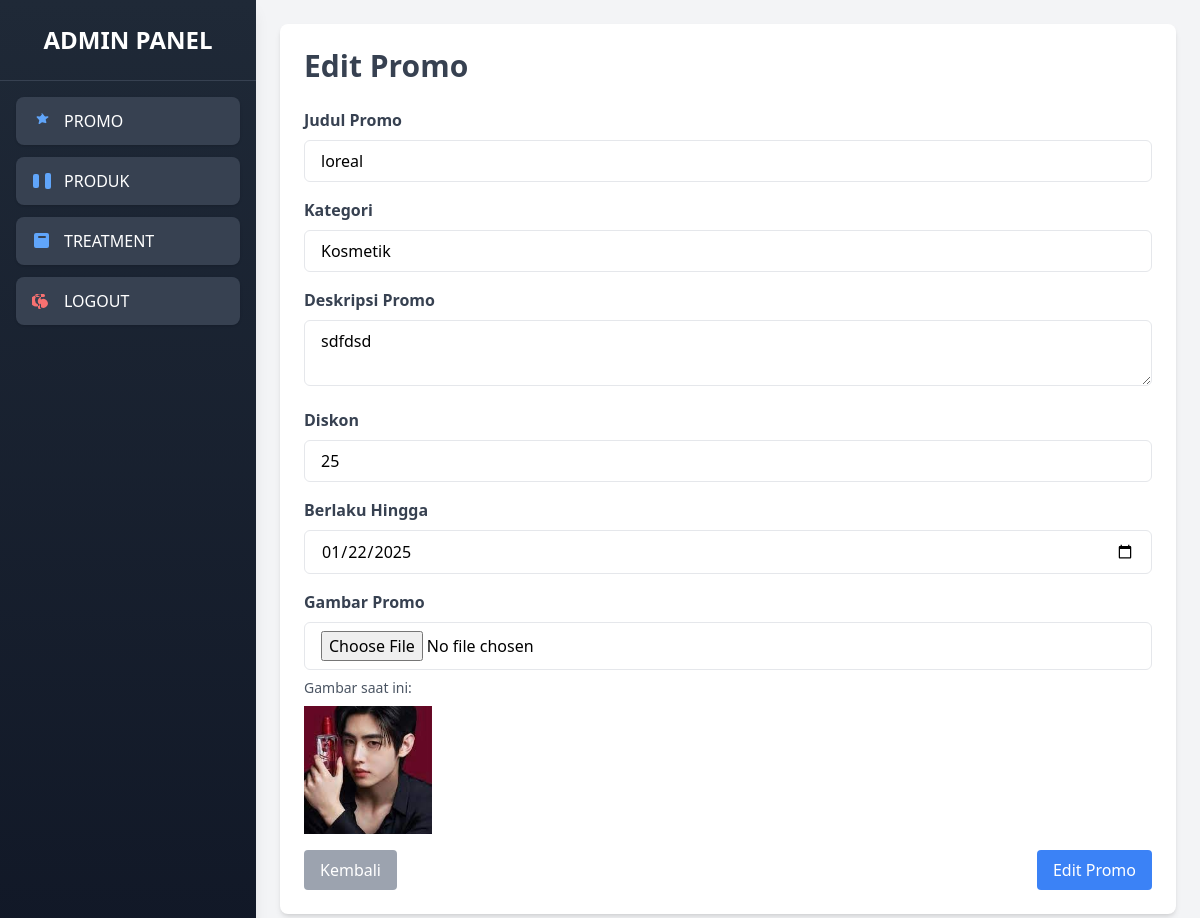
Screenshot of /admin/promo/edit_promo.php?id=1 (signed in) with the database file from the repository.
### tables this page shows
CREATE TABLE `promos` (
  `id` int(11) NOT NULL,
  `title` varchar(255) NOT NULL,
  `description` text NOT NULL,
  `valid_until` date DEFAULT NULL,
  `discount` int(11) DEFAULT NULL,
  `image` varchar(255) NOT NULL,
  `created_at` datetime DEFAULT current_timestamp(),
  `updated_at` datetime DEFAULT NULL ON UPDATE current_timestamp(),
  `category` varchar(50) DEFAULT NULL
);

### admin/promo/edit_promo.php (the view, shortened to what this page needs)
<?php
include '../../assets/db/database.php';
?>
<!DOCTYPE html>
<html lang="en">
<head>
    <script src="https://cdn.tailwindcss.com"></script>
</head>
<body class="bg-gray-100">
    <?php include "../sidebar.php"; ?>
    <div class="ml-64 p-6">
        <div class="bg-white shadow-md rounded-lg p-6">
            <h1 class="text-3xl font-bold text-gray-700 mb-6">Edit Promo</h1>
            <?php
            $id = intval($_GET['id']);
            $result = $conn->query("SELECT * FROM promos WHERE id = $id");
            $promo = $result->fetch_assoc();
            ?>
            <form action="update_promo.php" method="POST" enctype="multipart/form-data">
                <div class="mb-4">
                    <label class="block text-gray-700 font-semibold mb-2">Judul Promo</label>
                    <input type="text" name="title" value="<?= htmlspecialchars($promo['title']) ?>" class="w-full px-4 py-2 border rounded-md focus:outline-none focus:ring focus:ring-blue-300" required>
                </div>
                <div class="mb-4">
                    <label class="block text-gray-700 font-semibold mb-2">Kategori</label>
                    <input type="text" name="category" value="<?= htmlspecialchars($promo['category']) ?>" class="w-full px-4 py-2 border rounded-md focus:outline-none focus:ring focus:ring-blue-300" required>
                </div>
                <div class="mb-4">
                    <label class="block text-gray-700 font-semibold mb-2">Deskripsi Promo</label>
                    <textarea name="description" class="w-full px-4 py-2 border rounded-md focus:outline-none focus:ring focus:ring-blue-300" required><?= htmlspecialchars($promo['description']) ?></textarea>
                </div>
                <div class="mb-4">
                    <label class="block text-gray-700 font-semibold mb-2">Diskon</label>
                    <input type="number" name="discount" value="<?= $promo['discount'] ?>" class="w-full px-4 py-2 border rounded-md focus:outline-none focus:ring focus:ring-blue-300" required>
                </div>
                <div class="mb-4">
                    <label class="block text-gray-700 font-semibold mb-2">Berlaku Hingga</label>
                    <input type="date" name="valid_until" value="<?= $promo['valid_until'] ?>"
                    class="w-full px-4 py-2 border rounded-md focus:outline-none focus:ring focus:ring-blue-300" required>
                </div>
                <div class="mb-4">
                    <label class="block text-gray-700 font-semibold mb-2">Gambar Promo</label>
                    <input type="file" name="image" class="w-full px-4 py-2 border rounded-md focus:outline-none focus:ring focus:ring-blue-300">
                    <p class="text-sm text-gray-600 mt-2">Gambar saat ini:</p>
                    <img src="../../uploads/<?= htmlspecialchars($promo['image']) ?>" alt="Gambar Promo" class="w-32 h-32 object-cover mt-2">
                </div>
                <div class="flex justify-between">
                    <a href="../dashboard.php" class="bg-gray-400 text-white py-2 px-4 rounded hover:bg-gray-500 transition">
                        Kembali
                    </a>
                    <button type="submit" class="bg-blue-500 text-white py-2 px-4 rounded hover:bg-blue-600 transition">
                        Edit Promo
                    </button>
                </div>
            </form>
        </div>
    </div>
</body>
</html>

### rows the page displays
promos: title "loreal", category "Kosmetik", description "sdfdsd", discount "25", valid_until "01/22/2025", image (picture)
